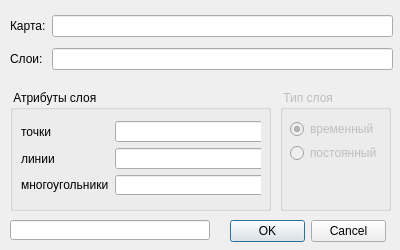
<?xml version="1.0" encoding="UTF-8"?>
<ui version="4.0">
 <class>Dialog</class>
 <widget class="QDialog" name="Dialog">
  <property name="windowModality">
   <enum>Qt::ApplicationModal</enum>
  </property>
  <property name="geometry">
   <rect>
    <x>0</x>
    <y>0</y>
    <width>400</width>
    <height>250</height>
   </rect>
  </property>
  <property name="minimumSize">
   <size>
    <width>400</width>
    <height>250</height>
   </size>
  </property>
  <property name="maximumSize">
   <size>
    <width>400</width>
    <height>250</height>
   </size>
  </property>
  <property name="windowTitle">
   <string>Создание карты</string>
  </property>
  <property name="modal">
   <bool>true</bool>
  </property>
  <widget class="QDialogButtonBox" name="buttons">
   <property name="geometry">
    <rect>
     <x>230</x>
     <y>220</y>
     <width>156</width>
     <height>23</height>
    </rect>
   </property>
   <property name="standardButtons">
    <set>QDialogButtonBox::Cancel|QDialogButtonBox::Ok</set>
   </property>
  </widget>
  <widget class="QGroupBox" name="groupBoxAttrs">
   <property name="geometry">
    <rect>
     <x>10</x>
     <y>90</y>
     <width>261</width>
     <height>121</height>
    </rect>
   </property>
   <property name="title">
    <string> Атрибуты слоя </string>
   </property>
   <widget class="QWidget" name="">
    <property name="geometry">
     <rect>
      <x>11</x>
      <y>31</y>
      <width>240</width>
      <height>74</height>
     </rect>
    </property>
    <layout class="QGridLayout" name="attributes">
     <item row="0" column="0">
      <widget class="QLabel" name="points_label">
       <property name="maximumSize">
        <size>
         <width>16777215</width>
         <height>16777215</height>
        </size>
       </property>
       <property name="text">
        <string>точки</string>
       </property>
      </widget>
     </item>
     <item row="0" column="1">
      <widget class="QLineEdit" name="points">
       <property name="minimumSize">
        <size>
         <width>150</width>
         <height>0</height>
        </size>
       </property>
       <property name="readOnly">
        <bool>true</bool>
       </property>
      </widget>
     </item>
     <item row="1" column="0">
      <widget class="QLabel" name="lines_label">
       <property name="maximumSize">
        <size>
         <width>16777215</width>
         <height>16777215</height>
        </size>
       </property>
       <property name="text">
        <string>линии</string>
       </property>
      </widget>
     </item>
     <item row="1" column="1">
      <widget class="QLineEdit" name="lines">
       <property name="minimumSize">
        <size>
         <width>150</width>
         <height>0</height>
        </size>
       </property>
       <property name="readOnly">
        <bool>true</bool>
       </property>
      </widget>
     </item>
     <item row="2" column="0">
      <widget class="QLabel" name="polygons_label">
       <property name="maximumSize">
        <size>
         <width>16777215</width>
         <height>16777215</height>
        </size>
       </property>
       <property name="text">
        <string>многоугольники</string>
       </property>
      </widget>
     </item>
     <item row="2" column="1">
      <widget class="QLineEdit" name="polygons">
       <property name="minimumSize">
        <size>
         <width>150</width>
         <height>0</height>
        </size>
       </property>
       <property name="readOnly">
        <bool>true</bool>
       </property>
      </widget>
     </item>
    </layout>
   </widget>
  </widget>
  <widget class="QLineEdit" name="file_name">
   <property name="geometry">
    <rect>
     <x>10</x>
     <y>220</y>
     <width>200</width>
     <height>20</height>
    </rect>
   </property>
   <property name="frame">
    <bool>true</bool>
   </property>
   <property name="readOnly">
    <bool>true</bool>
   </property>
  </widget>
  <widget class="QGroupBox" name="groupBoxTypes">
   <property name="enabled">
    <bool>false</bool>
   </property>
   <property name="geometry">
    <rect>
     <x>280</x>
     <y>90</y>
     <width>111</width>
     <height>121</height>
    </rect>
   </property>
   <property name="title">
    <string> Тип слоя </string>
   </property>
   <widget class="QWidget" name="">
    <property name="geometry">
     <rect>
      <x>10</x>
      <y>30</y>
      <width>86</width>
      <height>42</height>
     </rect>
    </property>
    <layout class="QGridLayout" name="types">
     <item row="1" column="0">
      <widget class="QRadioButton" name="permanent">
       <property name="text">
        <string>постоянный</string>
       </property>
      </widget>
     </item>
     <item row="0" column="0">
      <widget class="QRadioButton" name="temporary">
       <property name="text">
        <string>временный</string>
       </property>
       <property name="checked">
        <bool>true</bool>
       </property>
      </widget>
     </item>
    </layout>
   </widget>
  </widget>
  <widget class="QWidget" name="">
   <property name="geometry">
    <rect>
     <x>10</x>
     <y>10</y>
     <width>383</width>
     <height>67</height>
    </rect>
   </property>
   <layout class="QGridLayout" name="folders">
    <item row="1" column="0">
     <widget class="QLabel" name="layers_label">
      <property name="text">
       <string>Слои:</string>
      </property>
     </widget>
    </item>
    <item row="0" column="0">
     <widget class="QLabel" name="map_label">
      <property name="text">
       <string>Карта:</string>
      </property>
     </widget>
    </item>
    <item row="0" column="1">
     <widget class="QLineEdit" name="map">
      <property name="minimumSize">
       <size>
        <width>340</width>
        <height>0</height>
       </size>
      </property>
      <property name="readOnly">
       <bool>true</bool>
      </property>
     </widget>
    </item>
    <item row="1" column="1">
     <widget class="QLineEdit" name="layers">
      <property name="minimumSize">
       <size>
        <width>340</width>
        <height>0</height>
       </size>
      </property>
      <property name="readOnly">
       <bool>true</bool>
      </property>
     </widget>
    </item>
   </layout>
  </widget>
 </widget>
 <resources/>
 <connections>
  <connection>
   <sender>buttons</sender>
   <signal>accepted()</signal>
   <receiver>Dialog</receiver>
   <slot>accept()</slot>
   <hints>
    <hint type="sourcelabel">
     <x>249</x>
     <y>178</y>
    </hint>
    <hint type="destinationlabel">
     <x>246</x>
     <y>199</y>
    </hint>
   </hints>
  </connection>
  <connection>
   <sender>buttons</sender>
   <signal>rejected()</signal>
   <receiver>Dialog</receiver>
   <slot>reject()</slot>
   <hints>
    <hint type="sourcelabel">
     <x>347</x>
     <y>182</y>
    </hint>
    <hint type="destinationlabel">
     <x>330</x>
     <y>199</y>
    </hint>
   </hints>
  </connection>
 </connections>
</ui>
